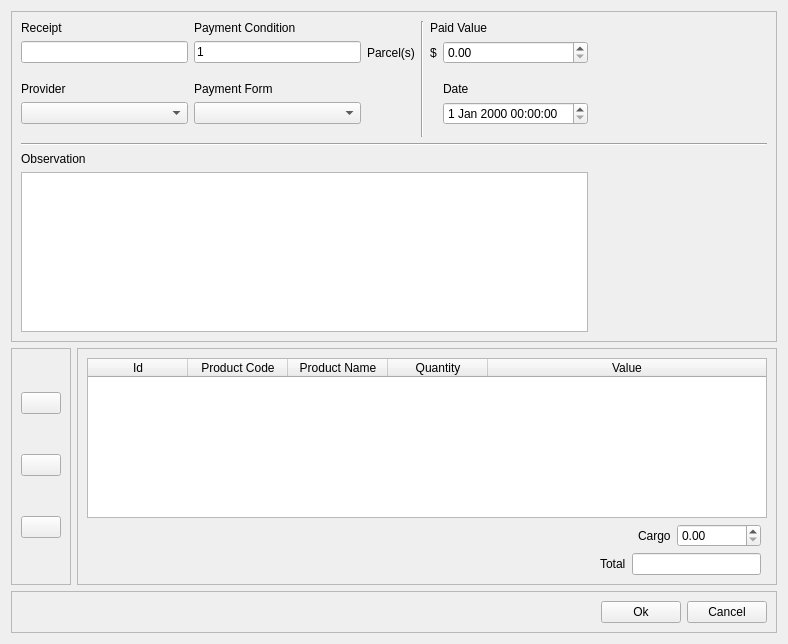
<?xml version="1.0" encoding="UTF-8"?>
<ui version="4.0">
 <class>AddPurchasesOrderView</class>
 <widget class="QWidget" name="AddPurchasesOrderView">
  <property name="geometry">
   <rect>
    <x>0</x>
    <y>0</y>
    <width>788</width>
    <height>644</height>
   </rect>
  </property>
  <property name="windowTitle">
   <string>Add purchases order</string>
  </property>
  <layout class="QGridLayout" name="gridLayout">
   <item row="1" column="0">
    <widget class="QFrame" name="frame_2">
     <property name="frameShape">
      <enum>QFrame::StyledPanel</enum>
     </property>
     <property name="frameShadow">
      <enum>QFrame::Raised</enum>
     </property>
     <layout class="QVBoxLayout" name="verticalLayout">
      <item>
       <widget class="QPushButton" name="addProductPushButton">
        <property name="toolTip">
         <string>Add new product</string>
        </property>
        <property name="text">
         <string/>
        </property>
        <property name="icon">
         <iconset resource="../../images.qrc">
          <normaloff>:/images/manufacturers/add_manufacturer.png</normaloff>:/images/manufacturers/add_manufacturer.png</iconset>
        </property>
        <property name="iconSize">
         <size>
          <width>40</width>
          <height>40</height>
         </size>
        </property>
       </widget>
      </item>
      <item>
       <widget class="QPushButton" name="editProductPushButton">
        <property name="toolTip">
         <string>Edit product</string>
        </property>
        <property name="text">
         <string/>
        </property>
        <property name="icon">
         <iconset resource="../../images.qrc">
          <normaloff>:/images/manufacturers/edit_manufacturer.png</normaloff>:/images/manufacturers/edit_manufacturer.png</iconset>
        </property>
        <property name="iconSize">
         <size>
          <width>40</width>
          <height>40</height>
         </size>
        </property>
       </widget>
      </item>
      <item>
       <widget class="QPushButton" name="removeProductPushButton">
        <property name="toolTip">
         <string>Remove product</string>
        </property>
        <property name="text">
         <string/>
        </property>
        <property name="icon">
         <iconset resource="../../images.qrc">
          <normaloff>:/images/manufacturers/remove_manufacturer.png</normaloff>:/images/manufacturers/remove_manufacturer.png</iconset>
        </property>
        <property name="iconSize">
         <size>
          <width>40</width>
          <height>40</height>
         </size>
        </property>
       </widget>
      </item>
     </layout>
    </widget>
   </item>
   <item row="1" column="1">
    <widget class="QFrame" name="frame">
     <property name="frameShape">
      <enum>QFrame::StyledPanel</enum>
     </property>
     <property name="frameShadow">
      <enum>QFrame::Raised</enum>
     </property>
     <layout class="QGridLayout" name="gridLayout_4">
      <item row="0" column="0" colspan="6">
       <widget class="QTableWidget" name="itemsTableWidget">
        <property name="editTriggers">
         <set>QAbstractItemView::NoEditTriggers</set>
        </property>
        <property name="selectionMode">
         <enum>QAbstractItemView::SingleSelection</enum>
        </property>
        <property name="selectionBehavior">
         <enum>QAbstractItemView::SelectRows</enum>
        </property>
        <attribute name="horizontalHeaderStretchLastSection">
         <bool>true</bool>
        </attribute>
        <column>
         <property name="text">
          <string>Id</string>
         </property>
        </column>
        <column>
         <property name="text">
          <string>Product Code</string>
         </property>
        </column>
        <column>
         <property name="text">
          <string>Product Name</string>
         </property>
        </column>
        <column>
         <property name="text">
          <string>Quantity</string>
         </property>
        </column>
        <column>
         <property name="text">
          <string>Value</string>
         </property>
        </column>
       </widget>
      </item>
      <item row="1" column="0" colspan="3">
       <spacer name="horizontalSpacer_4">
        <property name="orientation">
         <enum>Qt::Horizontal</enum>
        </property>
        <property name="sizeHint" stdset="0">
         <size>
          <width>40</width>
          <height>20</height>
         </size>
        </property>
       </spacer>
      </item>
      <item row="1" column="3">
       <widget class="QLabel" name="label_6">
        <property name="text">
         <string>Cargo</string>
        </property>
       </widget>
      </item>
      <item row="1" column="4">
       <widget class="QDoubleSpinBox" name="cargoDoubleSpinBox">
        <property name="maximum">
         <double>999999999.000000000000000</double>
        </property>
       </widget>
      </item>
      <item row="2" column="2" colspan="3">
       <widget class="QLineEdit" name="totalValueLineEdit">
        <property name="readOnly">
         <bool>true</bool>
        </property>
       </widget>
      </item>
      <item row="2" column="0">
       <spacer name="horizontalSpacer_3">
        <property name="orientation">
         <enum>Qt::Horizontal</enum>
        </property>
        <property name="sizeHint" stdset="0">
         <size>
          <width>40</width>
          <height>20</height>
         </size>
        </property>
       </spacer>
      </item>
      <item row="2" column="1">
       <widget class="QLabel" name="label_12">
        <property name="text">
         <string>Total</string>
        </property>
       </widget>
      </item>
     </layout>
    </widget>
   </item>
   <item row="2" column="0" colspan="2">
    <widget class="QFrame" name="frame_4">
     <property name="frameShape">
      <enum>QFrame::StyledPanel</enum>
     </property>
     <property name="frameShadow">
      <enum>QFrame::Raised</enum>
     </property>
     <layout class="QHBoxLayout" name="horizontalLayout_2">
      <item>
       <spacer name="horizontalSpacer">
        <property name="orientation">
         <enum>Qt::Horizontal</enum>
        </property>
        <property name="sizeHint" stdset="0">
         <size>
          <width>40</width>
          <height>20</height>
         </size>
        </property>
       </spacer>
      </item>
      <item>
       <widget class="QPushButton" name="okPushButton">
        <property name="text">
         <string>Ok</string>
        </property>
       </widget>
      </item>
      <item>
       <widget class="QPushButton" name="cancelPushButton">
        <property name="text">
         <string>Cancel</string>
        </property>
       </widget>
      </item>
     </layout>
    </widget>
   </item>
   <item row="0" column="0" colspan="2">
    <widget class="QFrame" name="frame_3">
     <property name="frameShape">
      <enum>QFrame::StyledPanel</enum>
     </property>
     <property name="frameShadow">
      <enum>QFrame::Raised</enum>
     </property>
     <layout class="QGridLayout" name="gridLayout_2">
      <item row="0" column="0">
       <widget class="QLabel" name="label">
        <property name="text">
         <string>Receipt</string>
        </property>
       </widget>
      </item>
      <item row="0" column="1">
       <widget class="QLabel" name="label_2">
        <property name="text">
         <string>Payment Condition</string>
        </property>
       </widget>
      </item>
      <item row="0" column="3" rowspan="8">
       <widget class="Line" name="line_2">
        <property name="orientation">
         <enum>Qt::Vertical</enum>
        </property>
       </widget>
      </item>
      <item row="1" column="0">
       <widget class="QLineEdit" name="receiptLineEdit"/>
      </item>
      <item row="1" column="1">
       <widget class="QLineEdit" name="paymentConditionLineEdit">
        <property name="text">
         <string>1</string>
        </property>
        <property name="maxLength">
         <number>2</number>
        </property>
       </widget>
      </item>
      <item row="1" column="2">
       <widget class="QLabel" name="label_4">
        <property name="text">
         <string>Parcel(s)</string>
        </property>
       </widget>
      </item>
      <item row="1" column="4">
       <widget class="QLabel" name="label_9">
        <property name="text">
         <string>$</string>
        </property>
       </widget>
      </item>
      <item row="4" column="1">
       <widget class="QLabel" name="label_3">
        <property name="text">
         <string>Payment Form</string>
        </property>
       </widget>
      </item>
      <item row="8" column="0" colspan="8">
       <widget class="Line" name="line">
        <property name="orientation">
         <enum>Qt::Horizontal</enum>
        </property>
       </widget>
      </item>
      <item row="9" column="0">
       <widget class="QLabel" name="label_11">
        <property name="text">
         <string>Observation</string>
        </property>
       </widget>
      </item>
      <item row="10" column="0" colspan="6">
       <widget class="QPlainTextEdit" name="observationPlainTextEdit"/>
      </item>
      <item row="10" column="6">
       <spacer name="horizontalSpacer_2">
        <property name="orientation">
         <enum>Qt::Horizontal</enum>
        </property>
        <property name="sizeHint" stdset="0">
         <size>
          <width>156</width>
          <height>20</height>
         </size>
        </property>
       </spacer>
      </item>
      <item row="5" column="0">
       <widget class="QComboBox" name="providerComboBox"/>
      </item>
      <item row="5" column="1">
       <widget class="QComboBox" name="paymentFormComboBox"/>
      </item>
      <item row="4" column="0">
       <widget class="QLabel" name="label_8">
        <property name="text">
         <string>Provider</string>
        </property>
       </widget>
      </item>
      <item row="5" column="5">
       <widget class="QDateTimeEdit" name="dateTimeEdit"/>
      </item>
      <item row="4" column="5">
       <widget class="QLabel" name="label_5">
        <property name="text">
         <string>Date</string>
        </property>
       </widget>
      </item>
      <item row="1" column="5">
       <widget class="QDoubleSpinBox" name="valuePaidDoubleSpinBox">
        <property name="maximum">
         <double>999999999.000000000000000</double>
        </property>
       </widget>
      </item>
      <item row="0" column="4" colspan="2">
       <widget class="QLabel" name="label_7">
        <property name="text">
         <string>Paid Value</string>
        </property>
       </widget>
      </item>
     </layout>
    </widget>
   </item>
  </layout>
 </widget>
 <resources>
  <include location="../../images.qrc"/>
 </resources>
 <connections/>
</ui>
